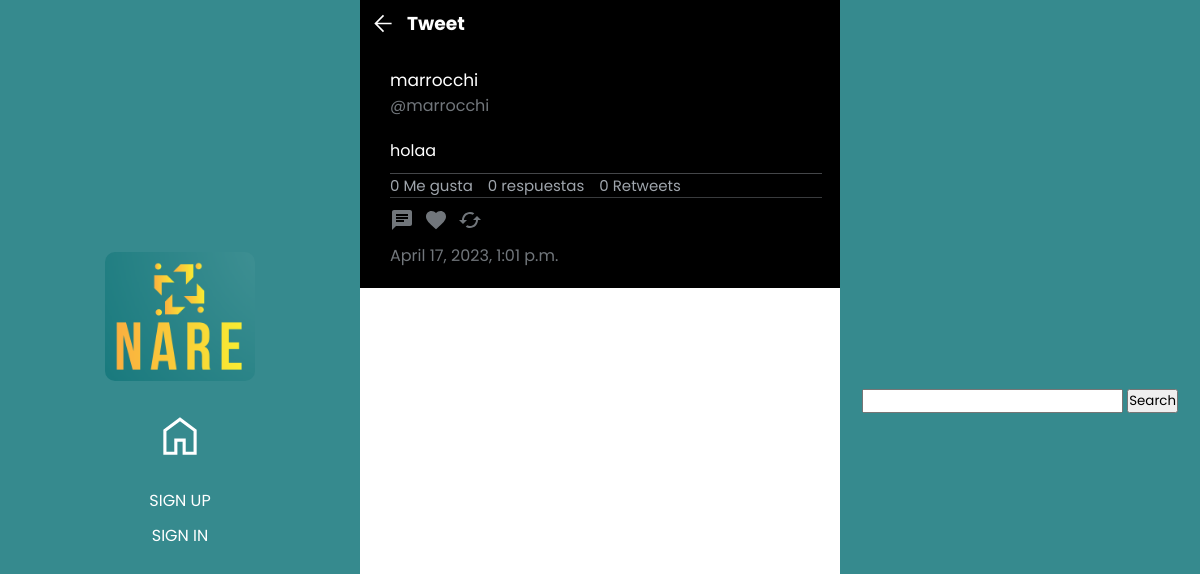
Before: /tweet/detail/3 with the older database file.
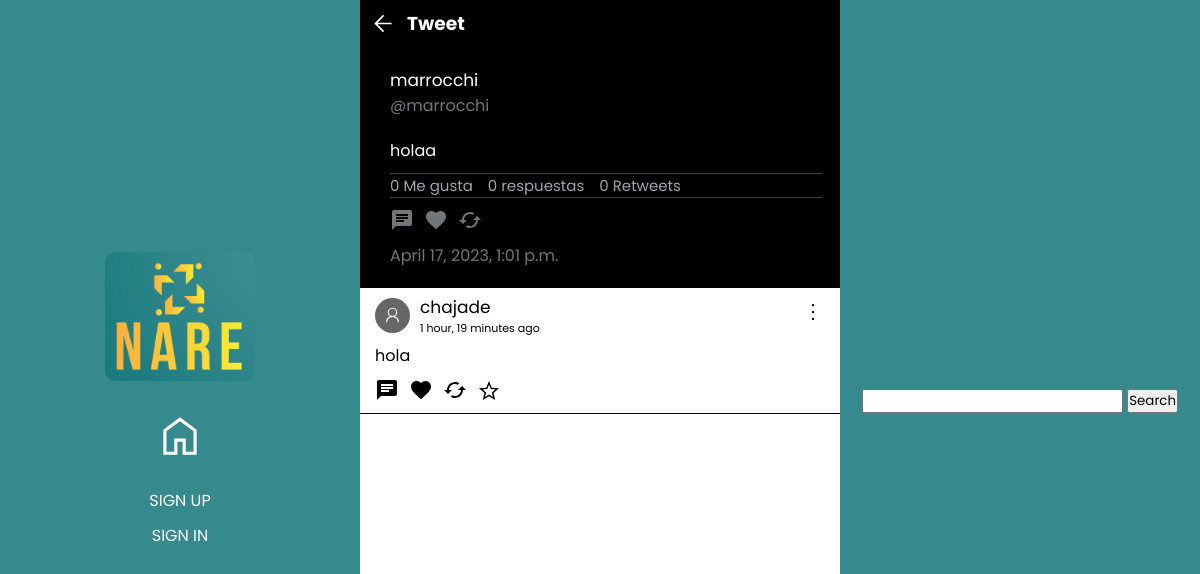
After: the same page with the newer database file.
### tweets/models.py (models this page shows)
class Tweet(models.Model):
    user = models.ForeignKey(User, null=True, on_delete=models.CASCADE)
    content = models.TextField(max_length=180)
    created_at = models.DateTimeField(auto_now_add=True)
    likes = models.IntegerField(default=0)
    likes_users = models.ManyToManyField(User, related_name="likes_tweets")
    retweets = models.IntegerField(default=0)
    parent_tweet = models.IntegerField(null=True)

### tweets/views.py (the view)
# urls.py: path('tweet/detail/<int:id>', views.tweetDetails, name="tweetDetails"),
def tweetDetails(request, id):
    tweet = Tweet.objects.all().filter(parent_tweet = id)
    parent_tweet = Tweet.objects.get(id = id)
    profile = Profiles.objects.get(username=parent_tweet.user.username)
    return render(request, 'tweetDetail.html',{
        'tweets': tweet,
        'parent_tweet': parent_tweet,
        'profile': profile
    })

### tweets/templates/tweetDetail.html (shortened to what this page needs)
{% extends 'base.html' %} {% load static %}
    {% block content %}
    <link rel="stylesheet" href="{% static 'tweetDetail.css' %}" />
    <link rel="stylesheet" href="{% static 'globalFeed.css' %}"S>
        <header class="headerDetail">
            <div class="backNav">
                <div class="firstNav">
                    <a href="#" onclick="volverAlTweetAnterior();"><svg xmlns="http://www.w3.org/2000/svg" height="40" viewBox="0 96 1000 700" width="48"><path d="M480 896 160 576l320-320 42 42-248 248h526v60H274l248 248-42 42Z"/></svg></a>
                    <h3>Tweet</h3>
                </div>
            </div>
            <div class="parent_tweet">
                <form action="{% url 'myProfile' parent_tweet.user.username %}">
                    <button class="usernameTweet" style="color:white">{{parent_tweet.user.username}}</button>
                </form>
                <p class="atName">@{{profile.username}}</p>
                <p class="content">{{parent_tweet.content}}</p>
                <div class="dataSection">
                    <p>{{parent_tweet.likes}} Me gusta</p>
                    <p class="responses">0 respuestas</p>
                    <p>0 Retweets</p>
                </div>
                <div class="buttons">
                    <button class="msgButton" id="{{parent_tweet.id}}">
                        <svg class="msgSvg" xmlns="http://www.w3.org/2000/svg" height="24px" viewBox="0 0 24 24" width="24px" fill="rgba(113, 118, 123, 1)">
                            <path d="M0 0h24v24H0z" fill="none"/>
                            <path d="M20 2H4c-1.1 0-1.99.9-1.99 2L2 22l4-4h14c1.1 0 2-.9 2-2V4c0-1.1-.9-2-2-2zM6 9h12v2H6V9zm8 5H6v-2h8v2zm4-6H6V6h12v2z"/>
                        </svg>
                    </button>
                    <form action="{% url 'like' parent_tweet.id %}" class="likeForm">
                        <button class="likeBtn">
                        </button>
                    </form>
                    <form>
                        <button>
                        </button>
                    </form>
                </div>
                <p class="created">{{parent_tweet.created_at}}</p>
            </div class="responses">
                {% for tweet in tweets %}
                    {% include 'Tweet.html' %}
                {% endfor %}
            </div>
        {% endblock content %}

### tweets/templates/Tweet.html (shortened to what this page needs)
<a href="{% url 'tweetDetails' tweet.id %}" class="tweet">
    <div class="div-content" id="{{tweet.id}}">
        <div class="tweetHead">
            <div class="fotoPerfil">
                <form action="{% url 'myProfile' tweet.user.username %}" class="formName">
                    <button class="usernameTweet">{{tweet.user.username}}</button>
                    <p class="timeAgo">{{tweet.created_at|timesince}} ago</p>
                </form>
            </div>
            <div class="tweetOptions">
                <button  class="optionButtons" data="true"></button>
            </div>
        </div>
        <span class="tweetMessage">{{tweet.content}}</span>
        <div class="buttons">
            <button class="msgButton" id="{{tweet.id}}">
                    <svg class="msgSvg" xmlns="http://www.w3.org/2000/svg" height="24px" viewBox="0 0 24 24" width="24px" fill="#000000">
                        <path d="M0 0h24v24H0z" fill="none"/>
                        <path d="M20 2H4c-1.1 0-1.99.9-1.99 2L2 22l4-4h14c1.1 0 2-.9 2-2V4c0-1.1-.9-2-2-2zM6 9h12v2H6V9zm8 5H6v-2h8v2zm4-6H6V6h12v2z"/>
                    </svg>
                </button>
                <form action="{% url 'like' tweet.id %}" class="likeForm">
                    <button class="likeBtn">
                    </button>
                </form>
                <form>
                    <button>
                    </button>
                </form>
                <form action="{% url 'keepTweets' tweet.id %}">
                    <button>
                        {% if tweet in profile.keeps.all %}
                            <svg class="keepSvg saved" xmlns="http://www.w3.org/2000/svg" height="24px" viewBox="0 96 960 960" width="24px"><path fill="rgb(211, 165, 15)" d="m323 851 157-94 157 95-42-178 138-120-182-16-71-168-71 167-182 16 138 120-42 178Zm-90 125 65-281L80 506l288-25 112-265 112 265 288 25-218 189 65 281-247-149-247 149Zm247-355Z"/></svg>
                        {% else %}
                            <svg class="keepSvg" xmlns="http://www.w3.org/2000/svg" height="24px" viewBox="0 96 960 960" width="24px"><path d="m323 851 157-94 157 95-42-178 138-120-182-16-71-168-71 167-182 16 138 120-42 178Zm-90 125 65-281L80 506l288-25 112-265 112 265 288 25-218 189 65 281-247-149-247 149Zm247-355Z"/></svg>
                        {% endif %}
                    </button>
                </form>
            </div>
        </a>
    </div>

Changed rows visible on the page:
added Tweet: user.username "chajade", created_at "1 hour, 19 minutes", content "hola"
